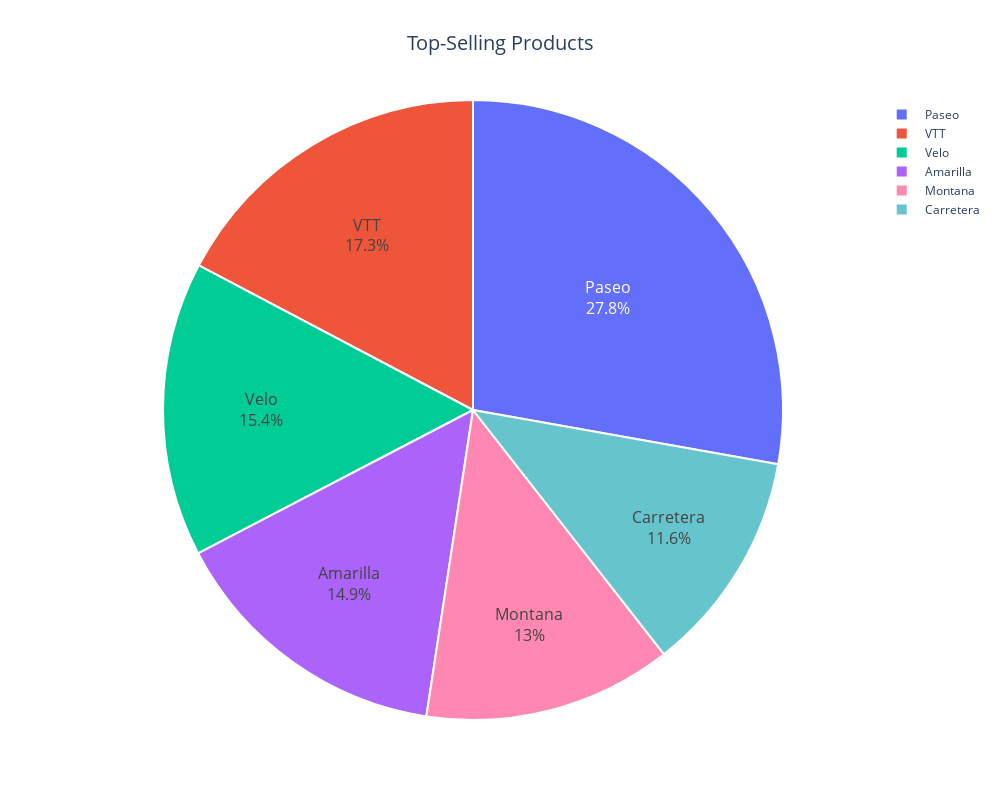

This figure's notebook cell:
### Code cell
fig = go.Figure(data=[go.Pie(
    labels=df['Product'],
    values=df['Sales'],
    hoverinfo='label+percent',
    textinfo='percent+label',
    textfont_size=16,
    marker=dict(colors=px.colors.qualitative.Pastel, line=dict(color='white', width=2))
)])

fig.update_layout(
    title=dict(
        text="Top-Selling Products",
        font=dict(size=20),
        x=0.5
    ),
    template='plotly_white',
    showlegend=True,
    width=1000,
    height=800
)

fig.show()

### Figure 1 — Plotly figure (JSON) as saved in the notebook; plotly's stock layout.template omitted (floating-point values rounded to 4 significant figures; data arrays with more than 128 entries replaced by an {"elided": "..."} marker saying what was removed)
{"data": [{"hoverinfo": "label+percent", "labels": {"elided": "700 str values"}, "marker": {"colors": ["rgb(102, 197, 204)", "rgb(246, 207, 113)", "rgb(248, 156, 116)", "rgb(220, 176, 242)", "rgb(135, 197, 95)", "rgb(158, 185, 243)", "rgb(254, 136, 177)", "rgb(201, 219, 116)", "rgb(139, 224, 164)", "rgb(180, 151, 231)", "rgb(179, 179, 179)"], "line": {"color": "white", "width": 2}}, "textfont": {"size": 16}, "textinfo": "percent+label", "type": "pie", "values": {"elided": "700 int values"}}], "layout": {"height": 800, "showlegend": true, "title": {"font": {"size": 20}, "text": "Top-Selling Products", "x": 0.5}, "width": 1000}}
